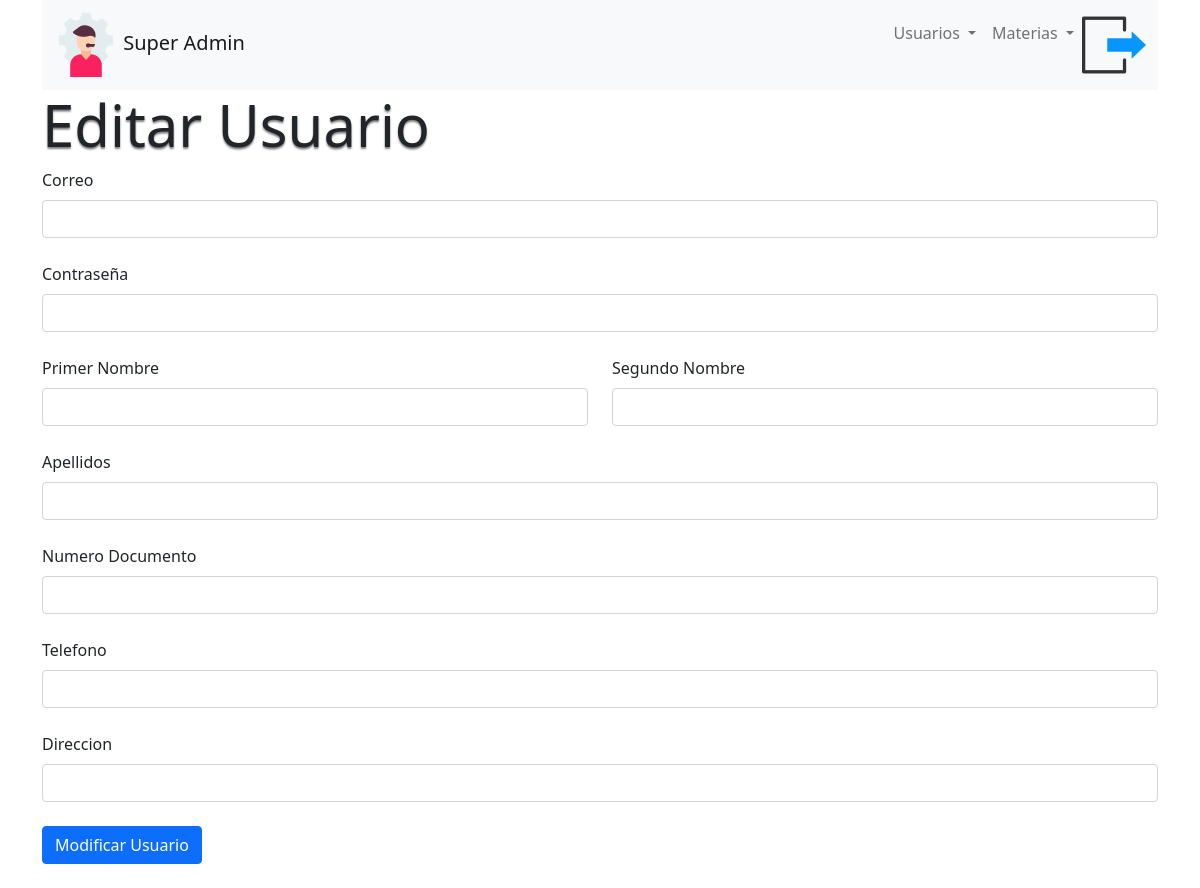
Page /editUser/6 (signed in) on the earlier database version.
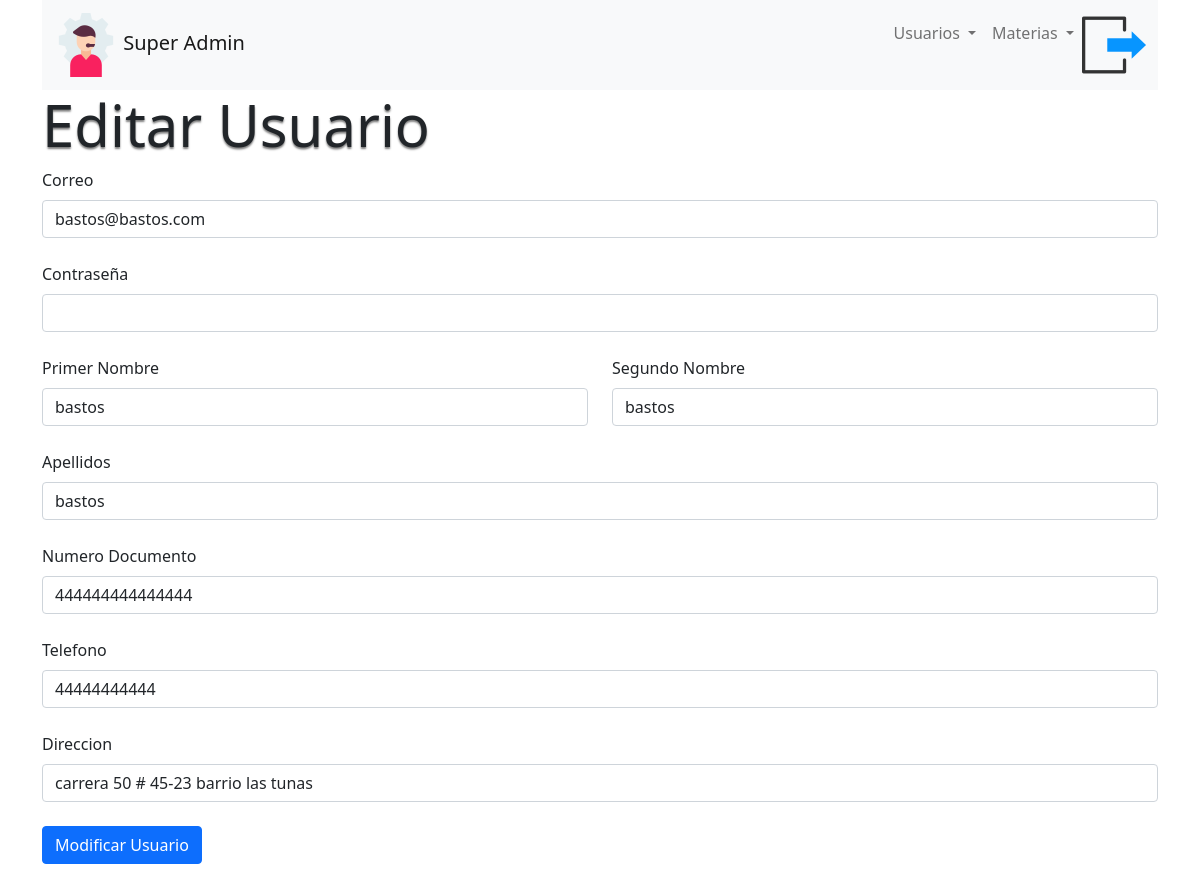
Same page on the later database version.
### tables this page shows
CREATE TABLE usuario (
	idUsuario INTEGER PRIMARY KEY AUTOINCREMENT   NOT NULL ,
	correo VARCHAR(100) NOT NULL ,
	contrasenia VARCHAR(255) NOT NULL ,
	primerNombre VARCHAR(50) NOT NULL ,
	segundoNombre VARCHAR(50) NOT NULL ,
	Apellidos VARCHAR(70) NOT NULL ,
	numDocumento VARCHAR(15) NOT NULL ,
	telefono VARCHAR(15) NOT NULL ,
	direccion VARCHAR(100) NOT NULL ,
	idTipoUsuario INTEGER NOT NULL ,
	FOREIGN KEY (idTipoUsuario) REFERENCES tipoUsuario(idTipoUsuario)
);

### app.py (the view)
@app.route('/editUser/<id>', methods=['GET','POST'])
def editUser(id):
    db = get_db() #Abre conexion
    cur = db.cursor() #Variable que tiene la conexion y cre un objeto de tipo cursor
    sQuery = "SELECT * FROM usuario WHERE idUsuario = ?" # sentencia SQL
    cur.execute(sQuery,[id]) #Preparamos la sentencia para ejecucion
    userEdit = cur.fetchone()
    cur.close() # cerramos el cursor
    return render_template("superadmin/editarUser.html" , usuario = userEdit)

### app.py (called while the page is built)
@app.before_request
def antes_de_cada_ruta():
    ruta = request.path
    if not 'usuario' in session and ruta != "/login" and ruta != "/" and ruta != "/logout" and not ruta.startswith("/static"):
        flash("Inicia sesión para continuar")
        return redirect("/login")

### conexion.py (called while the page is built)
def get_db():
    try:
        if 'db' not in g:
            g.db=sqlite3.connect(DATABASES)
        return g.db
    except Error:
        print(Error)

### templates/superadmin/editarUser.html (shortened to what this page needs)
{% extends 'base2.html' %}
{% block body %}
<div class="container">
    <div class="row">
        <h1 class="section-title">Editar Usuario</h1>
        <form action="/updateUser/{{ usuario[0] }}" method="POST">
            <div class="form-outline mb-4">
                <label class="form-label" for="correo">Correo</label>
                <input type="email" id="correo" name="correo" class="form-control" value="{{ usuario[1] }}"/>
            </div>
            <div class="form-outline mb-4">
                <label class="form-label" for="password">Contraseña</label>
                <input type="password" id="password" name="password" class="form-control" value=""/>
            </div>
            <div class="row mb-4">
              <div class="col">
                <div class="form-outline">
                  <label class="form-label" for="primerNombre">Primer Nombre</label>
                  <input type="text" id="primerNombre" name="primerNombre" class="form-control" value="{{ usuario[3]}}"/>
                </div>
              </div>
              <div class="col">
                <div class="form-outline">
                  <label class="form-label" for="segundoNombre">Segundo Nombre</label>
                  <input type="text" id="segundoNombre" name="segundoNombre" class="form-control" value="{{ usuario[4]}}"/>
                </div>
              </div>
            </div>
            <div class="form-outline mb-4">
              <label class="form-label" for="apellidos">Apellidos</label>
              <input type="text" id="apellidos" class="form-control" name="apellidos" value="{{ usuario[5]}}"/>
            </div>
            <div class="form-outline mb-4">
              <label class="form-label" for="numDocumento">Numero Documento</label>
              <input type="text" id="numDocumento" class="form-control" name="numDocumento" value="{{ usuario[6]}}"/>
            </div>
            <div class="form-outline mb-4">
              <label class="form-label" for="telefono">Telefono</label>
              <input type="number" id="telefono" class="form-control" name="telefono" value="{{ usuario[7]}}"/>
            </div>
            <div class="form-outline mb-4">
                <label class="form-label" for="direccion">Direccion</label>
                <input type="text" id="direccion" class="form-control" name="direccion" value="{{ usuario[8]}}"/>
              </div>
            <button type="submit" class="btn btn-primary btn-block mb-4">Modificar Usuario</button>
          </form>
    </div>
</div>
{% endblock %}

Differences in the rows shown:
added usuario: correo "bastos@bastos.com", primerNombre "bastos", segundoNombre "bastos", apellidos "bastos", numDocumento "444444444444444", telefono "44444444444", direccion "carrera 50 # 45-23 barrio las tunas"
